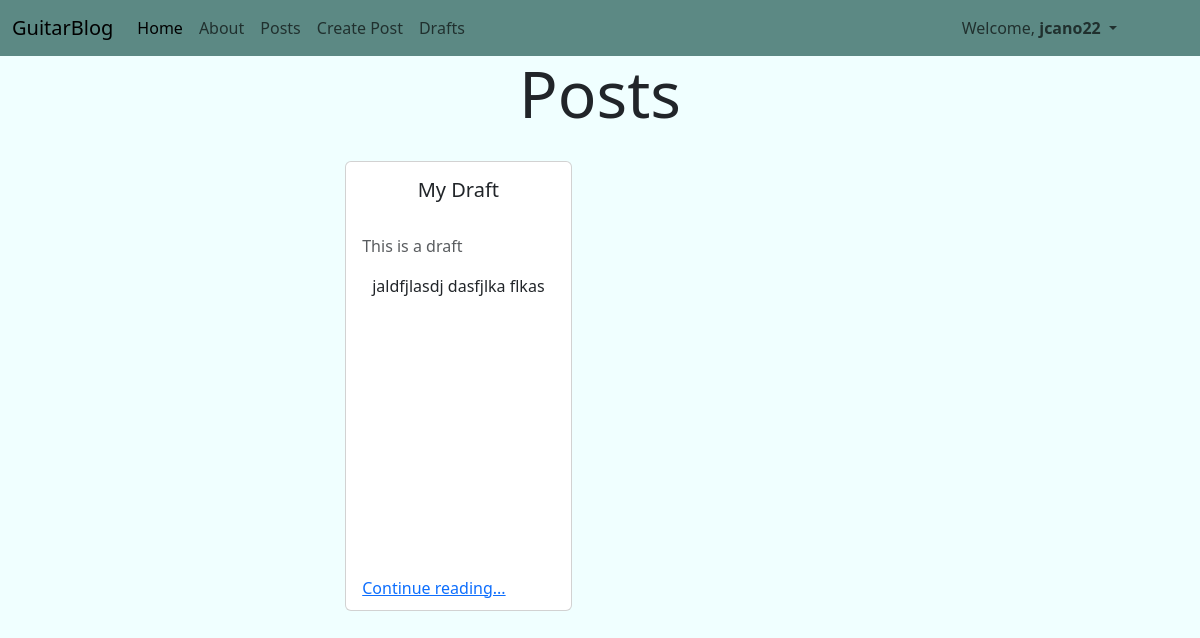
The app's page /posts/drafts/ (signed in) with its own data.
### posts/models.py (models this page shows, shortened)
class Post(models.Model):
    title = models.CharField(max_length=128)
    subtitle = models.CharField(max_length=256)
    body = models.TextField()
    author = models.ForeignKey(
        get_user_model(),
        on_delete=models.CASCADE
    )
    created_on = models.DateTimeField(auto_now_add=True)
    status = models.ForeignKey(
        Status,
        on_delete=models.CASCADE,
        blank=True, null=True
    )

### posts/views.py (the view)
# urls.py: path("drafts/", views.DraftPostListView.as_view(), name="drafts"),
class DraftPostListView(LoginRequiredMixin, ListView):
    template_name = "posts/list.html"
    model = Post
    def get_context_data(self, **kwargs):
        context = super().get_context_data(**kwargs)
        draft_status = Status.objects.get(name="draft")
        context['post_list'] = Post.objects.filter(
            author=self.request.user
        ).filter(
            status=draft_status
        ).order_by("created_on").reverse()
        return context

### templates/posts/list.html (shortened to what this page needs)
{% extends 'base.html' %}
{% block content %}
<div class="container listCont">
<h1>Posts</h1>
<div class="postCont">
{% for post in post_list %}
    <div class="card">
        <div class="card-body">
        <h5 class="card-title">{{ post.title }}</h5>
        <h6 class="card-subtitle mb-2 text-body-secondary">{{ post.subtitle }}</h6>
        <p class="card-text">{{ post.body|truncatechars:302}}</p>
        <a href="{% url 'detail' post.id %}" class="card-link">Continue reading...</a>
        </div>
    </div>
    <br />
{% endfor %}
</div>
</div>
{% endblock content %}

### templates/base.html (shortened to what this page needs)
{% load static %}
<!DOCTYPE html>
<html lang="en">
<head>
    <link href="https://cdn.jsdelivr.net/npm/bootstrap@5.3.0/dist/css/bootstrap.min.css" rel="stylesheet">
    <link rel="stylesheet" href="{% static 'css/baseStyle.css' %}">
</head>
<body>
    <nav class="navbar navbar-expand-lg bg-body-tertiary">
        <div class="container-fluid">
          <a class="navbar-brand"
          href="{% url 'home' %}">GuitarBlog</a>
          <div class="collapse navbar-collapse" id="navbarNav">
            <ul class="navbar-nav">
              <li class="nav-item">
                <a class="nav-link active"
                aria-current="page"
                href="{% url 'home' %}">Home</a>
              </li>
              <li class="nav-item">
                <a class="nav-link"
                href="{% url 'about' %}">About</a>
              </li>
              <li class="nav-item">
                <a class="nav-link"
                href="{% url 'list' %}">Posts</a>
              </li>
              {% if user.is_authenticated %}
              <li class="nav-item">
                <a class="nav-link"
                href="{% url 'new' %}">Create Post</a>
              </li>
              <li class="nav-item">
                <a class="nav-link"
                href="{% url 'drafts' %}">Drafts</a>
              </li>
              <li class="nav-item dropdown liRight1">
                <a class="nav-link dropdown-toggle" href="#" role="button" data-bs-toggle="dropdown" aria-expanded="false">
                  Welcome, <span style="font-weight: bold;">{{ user }}</span>
                </a>
              </li>
              {% endif %}
            </ul>
          </div>
        </div>
      </nav>
    <main>
      {% block content %}{% endblock content %}
    </main>
</body>
</html>

### static/css/baseStyle.css (style rules this page uses)
* { padding: 0; margin: 0; }
body { background-color: azure; }
.navbar { background-color: #5C8984 !important; position: relative; }
.navbar .liRight1 { position: absolute; right: 75px; }
.listCont h1 { text-align: center; font-size: 4rem; }
.postCont { display: flex; flex-direction: row; justify-content: space-evenly; flex-wrap: wrap; }
.postCont .card { max-width: 28%; max-height: 450px; margin: 20px; }
.postCont .card-body { position: relative; height: 460px; }
.postCont .card-title { text-align: center; height: 55px; }
.postCont .card-text { height: 65%; overflow:auto; padding: 10px; }
.card .card-link { position: absolute; bottom: 10px; }

### records on screen
Post: title "My Draft", subtitle "This is a draft", body "jaldfjlasdj dasfjlka flkas"

### other values on screen
{{ user }} "jcano22"
